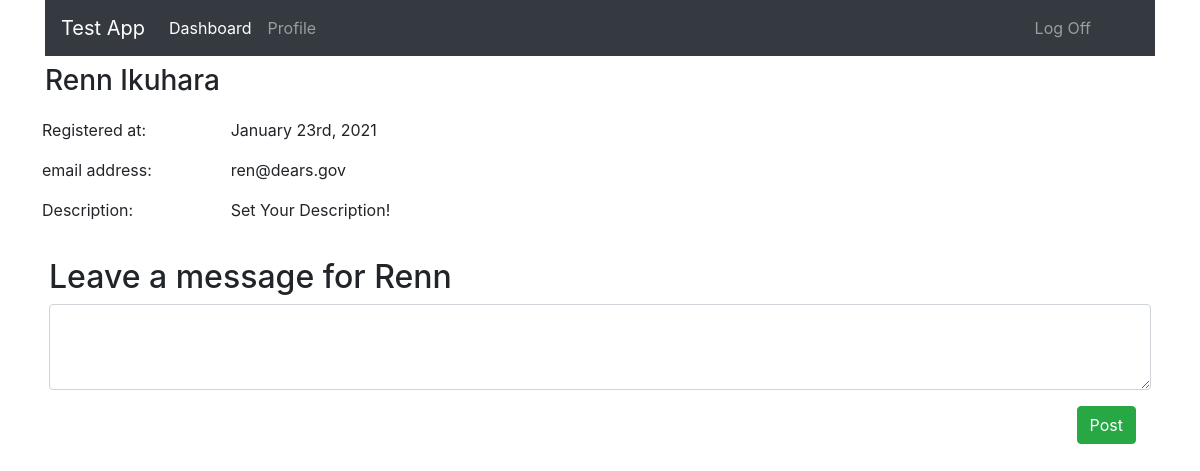
/users/show/3 (signed in), run on an earlier commit of the app's database.
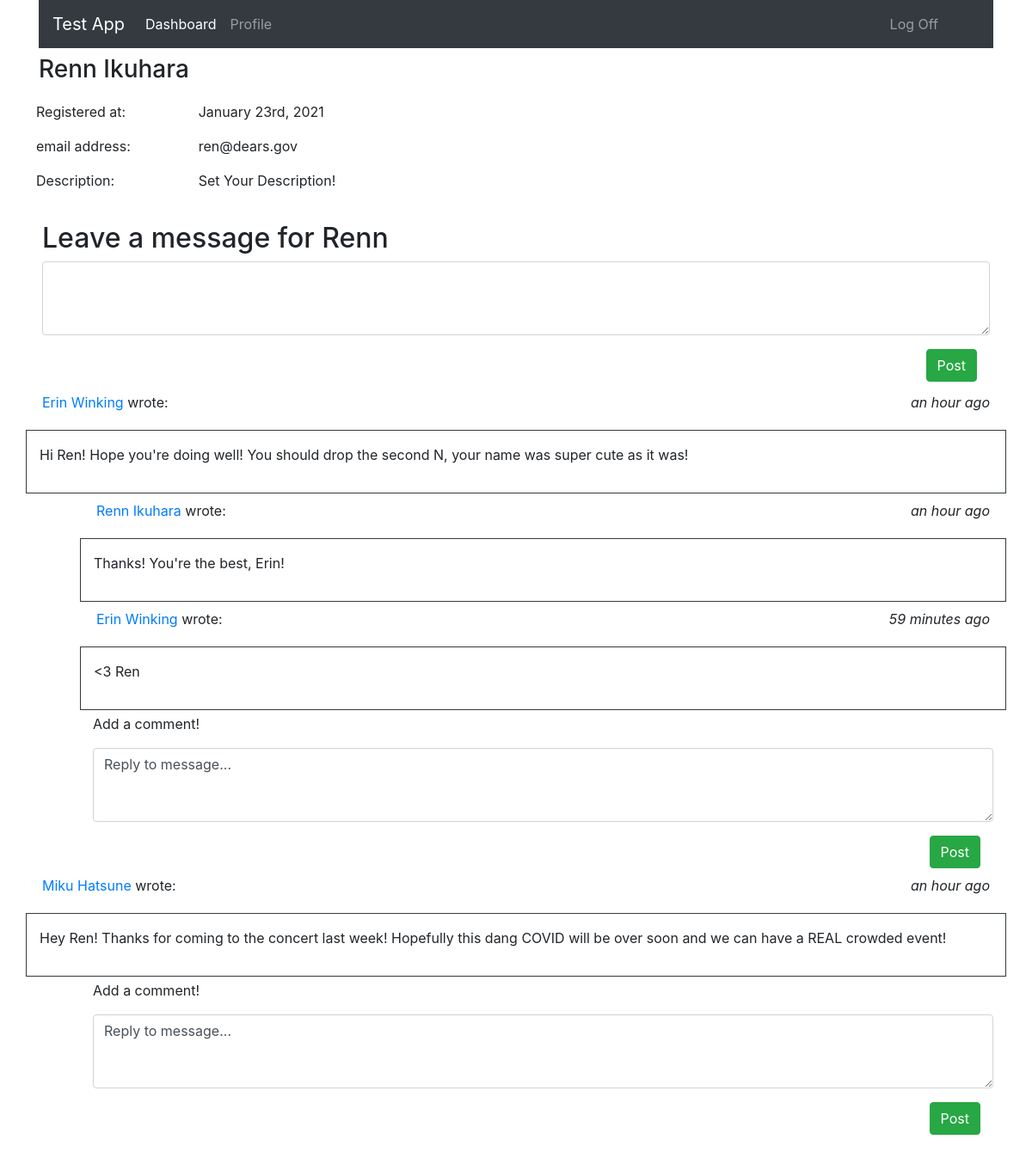
And on a later commit of the database.
### DashboardApp/models.py (models this page shows)
class User(models.Model):
    email = models.EmailField()
    first_name = models.CharField(max_length = 255)
    last_name = models.CharField(max_length = 255)
    password = models.CharField(max_length = 255)
    description = models.TextField(default = 'Set Your Description!')
    user_level = models.IntegerField(default = 1)
    created_at = models.DateTimeField(auto_now_add = True)
    updated_at = models.DateTimeField(auto_now = True)
    objects = UserManager()

class WallPost(models.Model):
    message = models.TextField()
    created_at = models.DateTimeField(auto_now_add = True)
    updated_at = models.DateTimeField(auto_now = True)
    owner = models.ForeignKey(
        User,
        related_name = 'WallOwner',
        on_delete = CASCADE
    )
    poster = models.ForeignKey(
        User,
        related_name = 'WallPostAuthor',
        on_delete = CASCADE
    )

class Comment(models.Model):
    comment = models.TextField()
    created_at = models.DateTimeField(auto_now_add = True)
    updated_at = models.DateTimeField(auto_now = True)
    user = models.ForeignKey(
        User,
        related_name = 'CommentPost',
        on_delete = CASCADE
    )
    message = models.ForeignKey(
        WallPost,
        related_name = 'CommentPost',
        on_delete = CASCADE
    )

### DashboardApp/views.py (the view)
# urls.py: path('users/show/<int:userid>', views.show_user_wall, name = 'show_user_wall'),
def show_user_wall(request, userid):
    wall_owner = User.objects.get(id = userid)
    context = {
        'wall_owner': wall_owner,
        'current_user': User.objects.get(id = request.session['userid']),
        'page_title': f"{ wall_owner.first_name }'s Wall!"
    }
    return render(request, 'html/user_wall.html', context)

### DashboardApp/templates/html/user_wall.html (shortened to what this page needs)
{% extends 'html/base.html' %}
{% block content %}
<nav class="navbar navbar-expand-lg navbar-dark bg-dark">
    <a class="navbar-brand" href="{% url 'home' %}">Test App</a>
    <div class="collapse navbar-collapse" id="navbarText">
        <ul class="navbar-nav mr-auto">
            <li class="nav-item active">
                <a class="nav-link" href="{% url 'dashboard' %}">Dashboard</a>
            </li>
            <li class="nav-item">
                <a class="nav-link" href="{% url 'user_profile' current_user.id %}">Profile</a>
            </li>
        </ul>
    {% if current_user %}
    <a href="{% url 'logoff' %}" class="navbar-text mr-5">Log Off</a>
    {% else %}
    <a href="{% url 'login' %}" class="navbar-text mr-5">Log In</a>
    {% endif %}
</nav>
<h3 class="mt-2">{{ wall_owner.first_name }} {{ wall_owner.last_name }}</h3>
<div class="row p-1">
    <div class="col-2 p-2">
        <p>Registered at:</p>
        <p>email address:</p>
        <p>Description:</p>
    </div>
    <div class="col-4 p-2">
        <p>{{ wall_owner.created_at|date:'F jS, Y'}}</p>
        <p>{{ wall_owner.email }}</p>
        <p>{{ wall_owner.description }}</p>
    </div>
</div>
<div class="row mt-1 p-1">
    <div class="col">
        <form action="{% url 'post_to_wall' wall_owner.id %}" method="POST">
            <div class="form-group">
                <h2>Leave a message for {{ wall_owner.first_name }}</h2>
                <textarea class="form-control" name="wall-post" id="wall-post" rows="3"></textarea>
            </div>
            <div class="col text-right">
                <button type="submit" class="btn btn-success">Post</button>
            </div>
        </form>
    </div>
</div>
{% load humanize %}
{% if wall_owner.WallOwner.all %}
{% for post_obj in wall_owner.WallOwner.all %}
<div class="row mt-1 p-1 justify-content-between">
    <div class="col">
        <p><a href="{% url 'show_user_wall' post_obj.poster.id %}">{{ post_obj.poster.first_name }} {{ post_obj.poster.last_name }}</a> wrote:</p>
    </div>
    <div class="col text-right">
        <p><em>{{ post_obj.created_at|naturaltime }}</em></p>
    </div>
</div>
<div class="row py-3 border border-dark">
    <div class="col">
        <p>{{ post_obj.message }}</p>
    </div>
</div>
{% if post_obj.CommentPost.all %}
{% for comment_obj in post_obj.CommentPost.all %}
<div class="row ml-5 mt-1 p-1 justify-content-between">
    <div class="col">
        <p><a href="{% url 'show_user_wall' comment_obj.user.id %}">{{ comment_obj.user.first_name }} {{ comment_obj.user.last_name }}</a> wrote:</p>
    </div>
    <div class="col text-right">
        <p><em>{{ comment_obj.created_at|naturaltime }}</em></p>
    </div>
</div>
<div class="row ml-5 py-3 border border-dark">
    <div class="col">
        <p>{{ comment_obj.comment }}</p>
    </div>
</div>
{% endfor %}
{% endif %}
<div class="row ml-5 mt-1 justify-content-end">
    <div class="col">
        <form action="{% url 'post_comment' wall_owner.id %}" method="POST">
            <div class="form-group">
                <p>Add a comment!</p>
                <textarea class="form-control" name="comment-post" id="comment-post" rows="3">Reply to message...</textarea>
            </div>
            <div class="col text-right">
                <button type="submit" class="btn btn-success">Post</button>
            </div>
        </form>
    </div>
</div>
{% endfor %}
{% endif %}
{% endblock content %}

### DashboardApp/templates/html/base.html (shortened to what this page needs)
{% load static %}
<!DOCTYPE html>
<html lang="en">
    <head>
        <link
            rel="stylesheet"
            href="https://maxcdn.bootstrapcdn.com/bootstrap/4.0.0/css/bootstrap.min.css"
        />
        <link
        rel="stylesheet" href="https://ajax.googleapis.com/ajax/libs/jqueryui/1.12.1/themes/smoothness/jquery-ui.css" />
    </head>
    <body>
        <div class="container">
            {% block content %}
            {% endblock content %}
        </div>
    </body>
</html>

What changed in the data, as far as the page shows it:
added WallPost: poster.first_name "Erin", poster.last_name "Winking", created_at "an hour ago", message "Hi Ren! Hope you're doing well! You should drop the second N, your name was super cute as it was!"
added Comment: user.first_name "Renn", user.last_name "Ikuhara", created_at "an hour ago", comment "Thanks! You're the best, Erin!"
added Comment: user.first_name "Erin", user.last_name "Winking", created_at "59 minutes ago", comment "<3 Ren"
added WallPost: poster.first_name "Miku", poster.last_name "Hatsune", created_at "an hour ago", message "Hey Ren! Thanks for coming to the concert last week! Hopefully this dang COVID will be over soon and we can have a REAL crowded event!"
